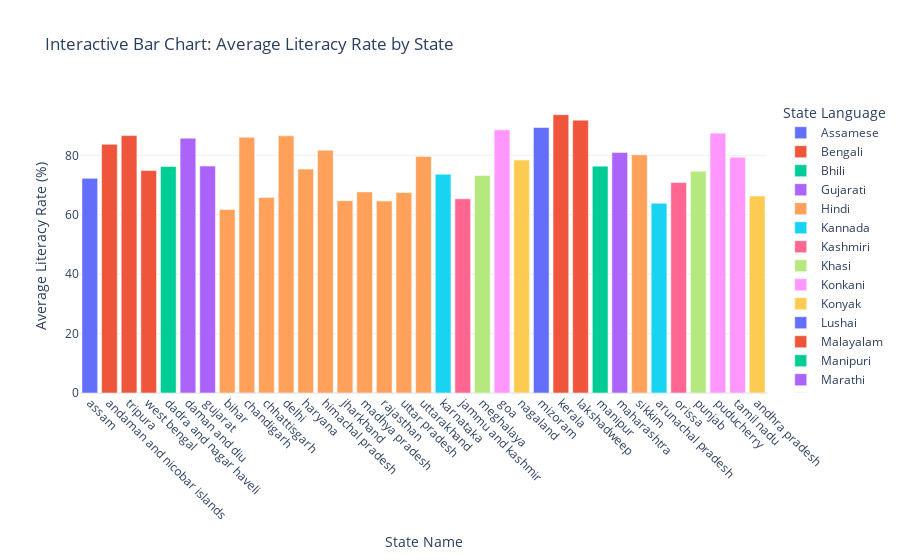

Notebook code cell kept with this figure:
### Markdown cell above
#### **Bar Charts**
- This bar chart indicates the literacy rates for each State language.
- While some dominant languages like Malayalam and Tamil are linked with high literacy, others such as Hindi and Nissi exhibit variability.
- It shows that literacy is influenced by state-specific factors rather than the language alone.
- For example, in Kerala (Malayalam) and Tamil Nadu (Tamil) reflect strong regional education systems.

### Code cell
average_literacy = literacy_and_language_df.groupby(["State Language", "State"]).agg({"Literacy": "mean"}).reset_index()

fig = px.bar(
    average_literacy,
    x="State",
    y="Literacy",
    color="State Language", 
    title="Interactive Bar Chart: Average Literacy Rate by State",
    labels={"Literacy": "Literacy Rate (%)", "State": "State Name"},
    color_continuous_scale="Viridis"
)

fig.update_layout(
    xaxis_title="State Name",
    yaxis_title="Average Literacy Rate (%)",
    template="plotly_white",
    xaxis=dict(tickangle=45)
)

fig.show()

### Figure 1 — Plotly figure (JSON) as saved in the notebook; plotly's stock layout.template omitted (floating-point values rounded to 4 significant figures)
{"data": [{"alignmentgroup": "True", "hovertemplate": "State Language=Assamese<br>State Name=%{x}<br>Literacy Rate (%)=%{y}<extra></extra>", "legendgroup": "Assamese", "marker": {"color": "#636efa", "pattern": {"shape": ""}}, "name": "Assamese", "offsetgroup": "Assamese", "orientation": "v", "showlegend": true, "textposition": "auto", "type": "bar", "x": ["assam"], "xaxis": "x", "y": [72.25], "yaxis": "y"}, {"alignmentgroup": "True", "hovertemplate": "State Language=Bengali<br>State Name=%{x}<br>Literacy Rate (%)=%{y}<extra></extra>", "legendgroup": "Bengali", "marker": {"color": "#EF553B", "pattern": {"shape": ""}}, "name": "Bengali", "offsetgroup": "Bengali", "orientation": "v", "showlegend": true, "textposition": "auto", "type": "bar", "x": ["andaman and nicobar islands", "tripura", "west bengal"], "xaxis": "x", "y": [83.7, 86.64, 74.86], "yaxis": "y"}, {"alignmentgroup": "True", "hovertemplate": "State Language=Bhili<br>State Name=%{x}<br>Literacy Rate (%)=%{y}<extra></extra>", "legendgroup": "Bhili", "marker": {"color": "#00cc96", "pattern": {"shape": ""}}, "name": "Bhili", "offsetgroup": "Bhili", "orientation": "v", "showlegend": true, "textposition": "auto", "type": "bar", "x": ["dadra and nagar haveli"], "xaxis": "x", "y": [76.24], "yaxis": "y"}, {"alignmentgroup": "True", "hovertemplate": "State Language=Gujarati<br>State Name=%{x}<br>Literacy Rate (%)=%{y}<extra></extra>", "legendgroup": "Gujarati", "marker": {"color": "#ab63fa", "pattern": {"shape": ""}}, "name": "Gujarati", "offsetgroup": "Gujarati", "orientation": "v", "showlegend": true, "textposition": "auto", "type": "bar", "x": ["daman and diu", "gujarat"], "xaxis": "x", "y": [85.76, 76.39], "yaxis": "y"}, {"alignmentgroup": "True", "hovertemplate": "State Language=Hindi<br>State Name=%{x}<br>Literacy Rate (%)=%{y}<extra></extra>", "legendgroup": "Hindi", "marker": {"color": "#FFA15A", "pattern": {"shape": ""}}, "name": "Hindi", "offsetgroup": "Hindi", "orientation": "v", "showlegend": true, "textposition": "auto", "type": "bar", "x": ["bihar", "chandigarh", "chhattisgarh", "delhi", "haryana", "himachal pradesh", "jharkhand", "madhya pradesh", "rajasthan", "uttar pradesh", "uttarakhand"], "xaxis": "x", "y": [61.76, 86.05, 65.84, 86.56, 75.36, 81.75, 64.74, 67.68, 64.6, 67.5, 79.64], "yaxis": "y"}, {"alignmentgroup": "True", "hovertemplate": "State Language=Kannada<br>State Name=%{x}<br>Literacy Rate (%)=%{y}<extra></extra>", "legendgroup": "Kannada", "marker": {"color": "#19d3f3", "pattern": {"shape": ""}}, "name": "Kannada", "offsetgroup": "Kannada", "orientation": "v", "showlegend": true, "textposition": "auto", "type": "bar", "x": ["karnataka"], "xaxis": "x", "y": [73.66], "yaxis": "y"}, {"alignmentgroup": "True", "hovertemplate": "State Language=Kashmiri<br>State Name=%{x}<br>Literacy Rate (%)=%{y}<extra></extra>", "legendgroup": "Kashmiri", "marker": {"color": "#FF6692", "pattern": {"shape": ""}}, "name": "Kashmiri", "offsetgroup": "Kashmiri", "orientation": "v", "showlegend": true, "textposition": "auto", "type": "bar", "x": ["jammu and kashmir"], "xaxis": "x", "y": [65.38], "yaxis": "y"}, {"alignmentgroup": "True", "hovertemplate": "State Language=Khasi<br>State Name=%{x}<br>Literacy Rate (%)=%{y}<extra></extra>", "legendgroup": "Khasi", "marker": {"color": "#B6E880", "pattern": {"shape": ""}}, "name": "Khasi", "offsetgroup": "Khasi", "orientation": "v", "showlegend": true, "textposition": "auto", "type": "bar", "x": ["meghalaya"], "xaxis": "x", "y": [73.23], "yaxis": "y"}, {"alignmentgroup": "True", "hovertemplate": "State Language=Konkani<br>State Name=%{x}<br>Literacy Rate (%)=%{y}<extra></extra>", "legendgroup": "Konkani", "marker": {"color": "#FF97FF", "pattern": {"shape": ""}}, "name": "Konkani", "offsetgroup": "Konkani", "orientation": "v", "showlegend": true, "textposition": "auto", "type": "bar", "x": ["goa"], "xaxis": "x", "y": [88.58], "yaxis": "y"}, {"alignmentgroup": "True", "hovertemplate": "State Language=Konyak<br>State Name=%{x}<br>Literacy Rate (%)=%{y}<extra></extra>", "legendgroup": "Konyak", "marker": {"color": "#FECB52", "pattern": {"shape": ""}}, "name": "Konyak", "offsetgroup": "Konyak", "orientation": "v", "showlegend": true, "textposition": "auto", "type": "bar", "x": ["nagaland"], "xaxis": "x", "y": [78.4], "yaxis": "y"}, {"alignmentgroup": "True", "hovertemplate": "State Language=Lushai<br>State Name=%{x}<br>Literacy Rate (%)=%{y}<extra></extra>", "legendgroup": "Lushai", "marker": {"color": "#636efa", "pattern": {"shape": ""}}, "name": "Lushai", "offsetgroup": "Lushai", "orientation": "v", "showlegend": true, "textposition": "auto", "type": "bar", "x": ["mizoram"], "xaxis": "x", "y": [89.36], "yaxis": "y"}, {"alignmentgroup": "True", "hovertemplate": "State Language=Malayalam<br>State Name=%{x}<br>Literacy Rate (%)=%{y}<extra></extra>", "legendgroup": "Malayalam", "marker": {"color": "#EF553B", "pattern": {"shape": ""}}, "name": "Malayalam", "offsetgroup": "Malayalam", "orientation": "v", "showlegend": true, "textposition": "auto", "type": "bar", "x": ["kerala", "lakshadweep"], "xaxis": "x", "y": [93.7, 91.85], "yaxis": "y"}, {"alignmentgroup": "True", "hovertemplate": "State Language=Manipuri<br>State Name=%{x}<br>Literacy Rate (%)=%{y}<extra></extra>", "legendgroup": "Manipuri", "marker": {"color": "#00cc96", "pattern": {"shape": ""}}, "name": "Manipuri", "offsetgroup": "Manipuri", "orientation": "v", "showlegend": true, "textposition": "auto", "type": "bar", "x": ["manipur"], "xaxis": "x", "y": [76.36], "yaxis": "y"}, {"alignmentgroup": "True", "hovertemplate": "State Language=Marathi<br>State Name=%{x}<br>Literacy Rate (%)=%{y}<extra></extra>", "legendgroup": "Marathi", "marker": {"color": "#ab63fa", "pattern": {"shape": ""}}, "name": "Marathi", "offsetgroup": "Marathi", "orientation": "v", "showlegend": true, "textposition": "auto", "type": "bar", "x": ["maharashtra"], "xaxis": "x", "y": [80.97], "yaxis": "y"}, {"alignmentgroup": "True", "hovertemplate": "State Language=Nepali<br>State Name=%{x}<br>Literacy Rate (%)=%{y}<extra></extra>", "legendgroup": "Nepali", "marker": {"color": "#FFA15A", "pattern": {"shape": ""}}, "name": "Nepali", "offsetgroup": "Nepali", "orientation": "v", "showlegend": true, "textposition": "auto", "type": "bar", "x": ["sikkim"], "xaxis": "x", "y": [80.17], "yaxis": "y"}, {"alignmentgroup": "True", "hovertemplate": "State Language=Nissi<br>State Name=%{x}<br>Literacy Rate (%)=%{y}<extra></extra>", "legendgroup": "Nissi", "marker": {"color": "#19d3f3", "pattern": {"shape": ""}}, "name": "Nissi", "offsetgroup": "Nissi", "orientation": "v", "showlegend": true, "textposition": "auto", "type": "bar", "x": ["arunachal pradesh"], "xaxis": "x", "y": [63.86], "yaxis": "y"}, {"alignmentgroup": "True", "hovertemplate": "State Language=Odia<br>State Name=%{x}<br>Literacy Rate (%)=%{y}<extra></extra>", "legendgroup": "Odia", "marker": {"color": "#FF6692", "pattern": {"shape": ""}}, "name": "Odia", "offsetgroup": "Odia", "orientation": "v", "showlegend": true, "textposition": "auto", "type": "bar", "x": ["orissa"], "xaxis": "x", "y": [70.84], "yaxis": "y"}, {"alignmentgroup": "True", "hovertemplate": "State Language=Punjabi<br>State Name=%{x}<br>Literacy Rate (%)=%{y}<extra></extra>", "legendgroup": "Punjabi", "marker": {"color": "#B6E880", "pattern": {"shape": ""}}, "name": "Punjabi", "offsetgroup": "Punjabi", "orientation": "v", "showlegend": true, "textposition": "auto", "type": "bar", "x": ["punjab"], "xaxis": "x", "y": [74.68], "yaxis": "y"}, {"alignmentgroup": "True", "hovertemplate": "State Language=Tamil<br>State Name=%{x}<br>Literacy Rate (%)=%{y}<extra></extra>", "legendgroup": "Tamil", "marker": {"color": "#FF97FF", "pattern": {"shape": ""}}, "name": "Tamil", "offsetgroup": "Tamil", "orientation": "v", "showlegend": true, "textposition": "auto", "type": "bar", "x": ["puducherry", "tamil nadu"], "xaxis": "x", "y": [87.46, 79.34], "yaxis": "y"}, {"alignmentgroup": "True", "hovertemplate": "State Language=Telugu<br>State Name=%{x}<br>Literacy Rate (%)=%{y}<extra></extra>", "legendgroup": "Telugu", "marker": {"color": "#FECB52", "pattern": {"shape": ""}}, "name": "Telugu", "offsetgroup": "Telugu", "orientation": "v", "showlegend": true, "textposition": "auto", "type": "bar", "x": ["andhra pradesh"], "xaxis": "x", "y": [66.29], "yaxis": "y"}], "layout": {"barmode": "relative", "legend": {"title": {"text": "State Language"}, "tracegroupgap": 0}, "title": {"text": "Interactive Bar Chart: Average Literacy Rate by State"}, "xaxis": {"anchor": "y", "domain": [0, 1], "tickangle": 45, "title": {"text": "State Name"}}, "yaxis": {"anchor": "x", "domain": [0, 1], "title": {"text": "Average Literacy Rate (%)"}}}}
